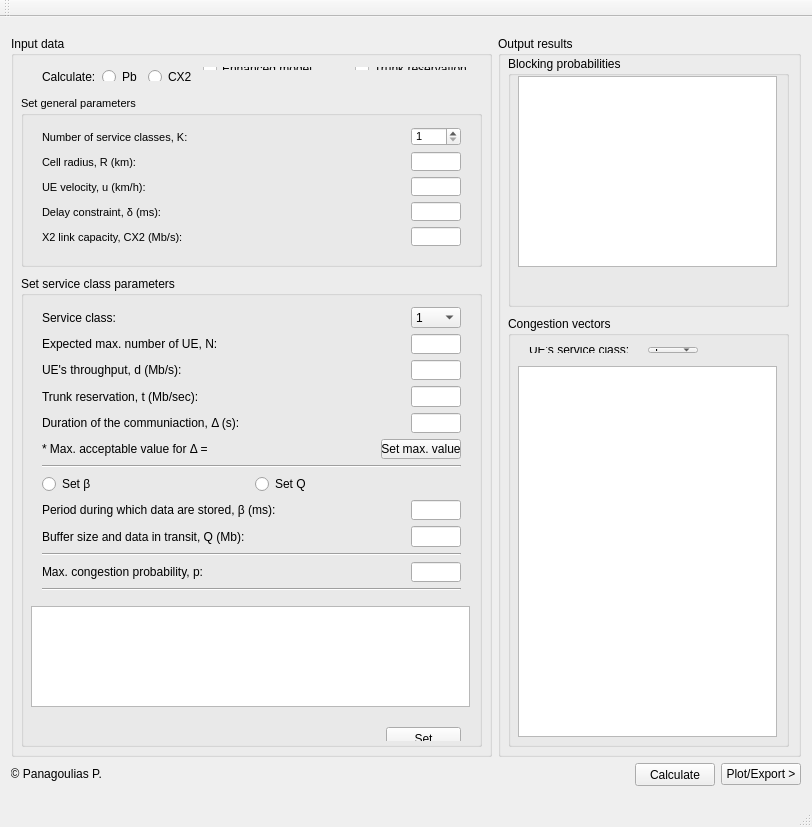
<?xml version="1.0" encoding="UTF-8"?>
<ui version="4.0">
 <class>MainWindow</class>
 <widget class="QMainWindow" name="MainWindow">
  <property name="geometry">
   <rect>
    <x>0</x>
    <y>0</y>
    <width>812</width>
    <height>827</height>
   </rect>
  </property>
  <property name="minimumSize">
   <size>
    <width>500</width>
    <height>0</height>
   </size>
  </property>
  <property name="maximumSize">
   <size>
    <width>812</width>
    <height>827</height>
   </size>
  </property>
  <property name="windowTitle">
   <string>BKR model</string>
  </property>
  <property name="windowIcon">
   <iconset>
    <normaloff>logo.png</normaloff>logo.png</iconset>
  </property>
  <widget class="QWidget" name="centralWidget">
   <layout class="QGridLayout" name="gridLayout_3">
    <item row="0" column="0">
     <widget class="QScrollArea" name="scrollArea">
      <property name="frameShape">
       <enum>QFrame::NoFrame</enum>
      </property>
      <property name="widgetResizable">
       <bool>true</bool>
      </property>
      <widget class="QWidget" name="scrollAreaWidgetContents">
       <property name="geometry">
        <rect>
         <x>0</x>
         <y>0</y>
         <width>794</width>
         <height>756</height>
        </rect>
       </property>
       <layout class="QGridLayout" name="gridLayout_2">
        <property name="leftMargin">
         <number>0</number>
        </property>
        <property name="topMargin">
         <number>0</number>
        </property>
        <property name="rightMargin">
         <number>0</number>
        </property>
        <property name="bottomMargin">
         <number>0</number>
        </property>
        <item row="0" column="0">
         <layout class="QGridLayout" name="gridLayout">
          <item row="0" column="0">
           <widget class="QGroupBox" name="groupBox">
            <property name="minimumSize">
             <size>
              <width>481</width>
              <height>721</height>
             </size>
            </property>
            <property name="maximumSize">
             <size>
              <width>481</width>
              <height>721</height>
             </size>
            </property>
            <property name="font">
             <font>
              <family>MS Shell Dlg 2</family>
              <weight>50</weight>
              <bold>false</bold>
             </font>
            </property>
            <property name="title">
             <string>Input data</string>
            </property>
            <widget class="QGroupBox" name="groupBox_3">
             <property name="geometry">
              <rect>
               <x>10</x>
               <y>240</y>
               <width>461</width>
               <height>471</height>
              </rect>
             </property>
             <property name="minimumSize">
              <size>
               <width>461</width>
               <height>0</height>
              </size>
             </property>
             <property name="maximumSize">
              <size>
               <width>461</width>
               <height>16777215</height>
              </size>
             </property>
             <property name="font">
              <font>
               <family>MS Shell Dlg 2</family>
              </font>
             </property>
             <property name="title">
              <string>Set service class parameters</string>
             </property>
             <widget class="QWidget" name="layoutWidget">
              <property name="geometry">
               <rect>
                <x>10</x>
                <y>20</y>
                <width>441</width>
                <height>306</height>
               </rect>
              </property>
              <layout class="QVBoxLayout" name="verticalLayout">
               <item>
                <layout class="QHBoxLayout" name="horizontalLayout_4">
                 <item>
                  <widget class="QLabel" name="label_14">
                   <property name="font">
                    <font>
                     <weight>50</weight>
                     <bold>false</bold>
                    </font>
                   </property>
                   <property name="text">
                    <string>Service class:</string>
                   </property>
                  </widget>
                 </item>
                 <item>
                  <widget class="QComboBox" name="servClassComboBox">
                   <property name="minimumSize">
                    <size>
                     <width>0</width>
                     <height>0</height>
                    </size>
                   </property>
                   <property name="maximumSize">
                    <size>
                     <width>50</width>
                     <height>16777215</height>
                    </size>
                   </property>
                   <item>
                    <property name="text">
                     <string>1</string>
                    </property>
                   </item>
                  </widget>
                 </item>
                </layout>
               </item>
               <item>
                <layout class="QHBoxLayout" name="horizontalLayout_14">
                 <item>
                  <widget class="QLabel" name="label_16">
                   <property name="minimumSize">
                    <size>
                     <width>0</width>
                     <height>20</height>
                    </size>
                   </property>
                   <property name="maximumSize">
                    <size>
                     <width>16777215</width>
                     <height>16777215</height>
                    </size>
                   </property>
                   <property name="text">
                    <string>Expected max. number of UE, N:</string>
                   </property>
                  </widget>
                 </item>
                 <item>
                  <widget class="QLineEdit" name="nLineEdit">
                   <property name="minimumSize">
                    <size>
                     <width>50</width>
                     <height>0</height>
                    </size>
                   </property>
                   <property name="maximumSize">
                    <size>
                     <width>50</width>
                     <height>16777215</height>
                    </size>
                   </property>
                  </widget>
                 </item>
                </layout>
               </item>
               <item>
                <layout class="QHBoxLayout" name="horizontalLayout_15">
                 <item>
                  <widget class="QLabel" name="label_17">
                   <property name="minimumSize">
                    <size>
                     <width>0</width>
                     <height>20</height>
                    </size>
                   </property>
                   <property name="maximumSize">
                    <size>
                     <width>16777215</width>
                     <height>16777215</height>
                    </size>
                   </property>
                   <property name="text">
                    <string>UE's throughput, d (Mb/s):</string>
                   </property>
                  </widget>
                 </item>
                 <item>
                  <widget class="QLineEdit" name="dUeLineEdit">
                   <property name="minimumSize">
                    <size>
                     <width>50</width>
                     <height>0</height>
                    </size>
                   </property>
                   <property name="maximumSize">
                    <size>
                     <width>50</width>
                     <height>16777215</height>
                    </size>
                   </property>
                  </widget>
                 </item>
                </layout>
               </item>
               <item>
                <layout class="QHBoxLayout" name="horizontalLayout_20">
                 <item>
                  <widget class="QLabel" name="label_20">
                   <property name="minimumSize">
                    <size>
                     <width>0</width>
                     <height>20</height>
                    </size>
                   </property>
                   <property name="maximumSize">
                    <size>
                     <width>16777215</width>
                     <height>16777215</height>
                    </size>
                   </property>
                   <property name="text">
                    <string>Trunk reservation, t (Mb/sec):</string>
                   </property>
                  </widget>
                 </item>
                 <item>
                  <widget class="QLineEdit" name="trunkResLineEdit">
                   <property name="minimumSize">
                    <size>
                     <width>50</width>
                     <height>0</height>
                    </size>
                   </property>
                   <property name="maximumSize">
                    <size>
                     <width>50</width>
                     <height>16777215</height>
                    </size>
                   </property>
                  </widget>
                 </item>
                </layout>
               </item>
               <item>
                <layout class="QHBoxLayout" name="horizontalLayout_3">
                 <item>
                  <widget class="QLabel" name="label_3">
                   <property name="minimumSize">
                    <size>
                     <width>0</width>
                     <height>20</height>
                    </size>
                   </property>
                   <property name="maximumSize">
                    <size>
                     <width>16777215</width>
                     <height>16777215</height>
                    </size>
                   </property>
                   <property name="text">
                    <string>Duration of the communiaction, Δ (s):</string>
                   </property>
                  </widget>
                 </item>
                 <item>
                  <widget class="QLineEdit" name="dComLineEdit">
                   <property name="minimumSize">
                    <size>
                     <width>50</width>
                     <height>0</height>
                    </size>
                   </property>
                   <property name="maximumSize">
                    <size>
                     <width>50</width>
                     <height>16777215</height>
                    </size>
                   </property>
                  </widget>
                 </item>
                </layout>
               </item>
               <item>
                <layout class="QHBoxLayout" name="horizontalLayout_7">
                 <item>
                  <widget class="QLabel" name="label_8">
                   <property name="minimumSize">
                    <size>
                     <width>0</width>
                     <height>20</height>
                    </size>
                   </property>
                   <property name="maximumSize">
                    <size>
                     <width>16777215</width>
                     <height>20</height>
                    </size>
                   </property>
                   <property name="text">
                    <string>* Max. acceptable value for Δ =</string>
                   </property>
                  </widget>
                 </item>
                 <item>
                  <widget class="QLabel" name="maxDResLabel">
                   <property name="minimumSize">
                    <size>
                     <width>0</width>
                     <height>20</height>
                    </size>
                   </property>
                   <property name="maximumSize">
                    <size>
                     <width>16777215</width>
                     <height>20</height>
                    </size>
                   </property>
                   <property name="text">
                    <string/>
                   </property>
                  </widget>
                 </item>
                 <item>
                  <widget class="QPushButton" name="setMaxDurationPushButton">
                   <property name="maximumSize">
                    <size>
                     <width>80</width>
                     <height>16777215</height>
                    </size>
                   </property>
                   <property name="text">
                    <string>Set max. value</string>
                   </property>
                  </widget>
                 </item>
                </layout>
               </item>
               <item>
                <widget class="Line" name="line_2">
                 <property name="orientation">
                  <enum>Qt::Horizontal</enum>
                 </property>
                </widget>
               </item>
               <item>
                <layout class="QHBoxLayout" name="horizontalLayout_8">
                 <item>
                  <widget class="QRadioButton" name="setbRadioButton">
                   <property name="minimumSize">
                    <size>
                     <width>0</width>
                     <height>20</height>
                    </size>
                   </property>
                   <property name="maximumSize">
                    <size>
                     <width>16777215</width>
                     <height>16777215</height>
                    </size>
                   </property>
                   <property name="text">
                    <string>Set β</string>
                   </property>
                   <attribute name="buttonGroup">
                    <string notr="true">buttonGroup_2</string>
                   </attribute>
                  </widget>
                 </item>
                 <item>
                  <widget class="QRadioButton" name="setQdRadioButton">
                   <property name="minimumSize">
                    <size>
                     <width>0</width>
                     <height>20</height>
                    </size>
                   </property>
                   <property name="maximumSize">
                    <size>
                     <width>16777215</width>
                     <height>16777215</height>
                    </size>
                   </property>
                   <property name="text">
                    <string>Set Q</string>
                   </property>
                   <attribute name="buttonGroup">
                    <string notr="true">buttonGroup_2</string>
                   </attribute>
                  </widget>
                 </item>
                </layout>
               </item>
               <item>
                <layout class="QHBoxLayout" name="horizontalLayout_11">
                 <item>
                  <widget class="QLabel" name="label_13">
                   <property name="minimumSize">
                    <size>
                     <width>0</width>
                     <height>20</height>
                    </size>
                   </property>
                   <property name="maximumSize">
                    <size>
                     <width>16777215</width>
                     <height>16777215</height>
                    </size>
                   </property>
                   <property name="text">
                    <string>Period during which data are stored, β (ms):</string>
                   </property>
                  </widget>
                 </item>
                 <item>
                  <widget class="QLineEdit" name="bLineEdit">
                   <property name="minimumSize">
                    <size>
                     <width>50</width>
                     <height>0</height>
                    </size>
                   </property>
                   <property name="maximumSize">
                    <size>
                     <width>50</width>
                     <height>16777215</height>
                    </size>
                   </property>
                  </widget>
                 </item>
                </layout>
               </item>
               <item>
                <layout class="QHBoxLayout" name="horizontalLayout_10">
                 <item>
                  <widget class="QLabel" name="label_12">
                   <property name="minimumSize">
                    <size>
                     <width>0</width>
                     <height>20</height>
                    </size>
                   </property>
                   <property name="maximumSize">
                    <size>
                     <width>16777215</width>
                     <height>16777215</height>
                    </size>
                   </property>
                   <property name="text">
                    <string>Buffer size and data in transit, Q (Mb):</string>
                   </property>
                  </widget>
                 </item>
                 <item>
                  <widget class="QLineEdit" name="qLineEdit">
                   <property name="minimumSize">
                    <size>
                     <width>50</width>
                     <height>0</height>
                    </size>
                   </property>
                   <property name="maximumSize">
                    <size>
                     <width>50</width>
                     <height>16777215</height>
                    </size>
                   </property>
                  </widget>
                 </item>
                </layout>
               </item>
               <item>
                <widget class="Line" name="line">
                 <property name="orientation">
                  <enum>Qt::Horizontal</enum>
                 </property>
                </widget>
               </item>
               <item>
                <layout class="QHBoxLayout" name="horizontalLayout_16">
                 <item>
                  <widget class="QLabel" name="label_18">
                   <property name="minimumSize">
                    <size>
                     <width>0</width>
                     <height>20</height>
                    </size>
                   </property>
                   <property name="maximumSize">
                    <size>
                     <width>16777215</width>
                     <height>16777215</height>
                    </size>
                   </property>
                   <property name="text">
                    <string>Max. congestion probability, p:</string>
                   </property>
                  </widget>
                 </item>
                 <item>
                  <widget class="QLineEdit" name="pCongInputLineEdit">
                   <property name="minimumSize">
                    <size>
                     <width>50</width>
                     <height>0</height>
                    </size>
                   </property>
                   <property name="maximumSize">
                    <size>
                     <width>50</width>
                     <height>16777215</height>
                    </size>
                   </property>
                  </widget>
                 </item>
                </layout>
               </item>
               <item>
                <widget class="Line" name="line_3">
                 <property name="orientation">
                  <enum>Qt::Horizontal</enum>
                 </property>
                </widget>
               </item>
              </layout>
             </widget>
             <widget class="QTableView" name="inputTableView">
              <property name="geometry">
               <rect>
                <x>10</x>
                <y>330</y>
                <width>439</width>
                <height>101</height>
               </rect>
              </property>
              <property name="minimumSize">
               <size>
                <width>379</width>
                <height>0</height>
               </size>
              </property>
              <property name="maximumSize">
               <size>
                <width>439</width>
                <height>16777215</height>
               </size>
              </property>
             </widget>
             <widget class="QWidget" name="layoutWidget">
              <property name="geometry">
               <rect>
                <x>10</x>
                <y>440</y>
                <width>441</width>
                <height>25</height>
               </rect>
              </property>
              <layout class="QHBoxLayout" name="horizontalLayout_19">
               <item>
                <spacer name="horizontalSpacer_2">
                 <property name="orientation">
                  <enum>Qt::Horizontal</enum>
                 </property>
                 <property name="sizeHint" stdset="0">
                  <size>
                   <width>40</width>
                   <height>20</height>
                  </size>
                 </property>
                </spacer>
               </item>
               <item>
                <widget class="QPushButton" name="pushButton">
                 <property name="minimumSize">
                  <size>
                   <width>75</width>
                   <height>23</height>
                  </size>
                 </property>
                 <property name="maximumSize">
                  <size>
                   <width>75</width>
                   <height>23</height>
                  </size>
                 </property>
                 <property name="text">
                  <string>Set</string>
                 </property>
                </widget>
               </item>
              </layout>
             </widget>
            </widget>
            <widget class="QGroupBox" name="groupBox_4">
             <property name="geometry">
              <rect>
               <x>10</x>
               <y>60</y>
               <width>461</width>
               <height>171</height>
              </rect>
             </property>
             <property name="minimumSize">
              <size>
               <width>461</width>
               <height>171</height>
              </size>
             </property>
             <property name="maximumSize">
              <size>
               <width>461</width>
               <height>171</height>
              </size>
             </property>
             <property name="font">
              <font>
               <pointsize>8</pointsize>
               <kerning>true</kerning>
              </font>
             </property>
             <property name="title">
              <string>Set general parameters</string>
             </property>
             <widget class="QWidget" name="layoutWidget">
              <property name="geometry">
               <rect>
                <x>10</x>
                <y>20</y>
                <width>441</width>
                <height>141</height>
               </rect>
              </property>
              <layout class="QVBoxLayout" name="verticalLayout_2">
               <item>
                <layout class="QHBoxLayout" name="horizontalLayout_17">
                 <item>
                  <widget class="QLabel" name="label_19">
                   <property name="minimumSize">
                    <size>
                     <width>0</width>
                     <height>20</height>
                    </size>
                   </property>
                   <property name="maximumSize">
                    <size>
                     <width>16777215</width>
                     <height>16777215</height>
                    </size>
                   </property>
                   <property name="font">
                    <font>
                     <family>Arial</family>
                    </font>
                   </property>
                   <property name="text">
                    <string>Number of service classes, K:</string>
                   </property>
                  </widget>
                 </item>
                 <item>
                  <widget class="QSpinBox" name="cSpinBox">
                   <property name="maximumSize">
                    <size>
                     <width>50</width>
                     <height>16777215</height>
                    </size>
                   </property>
                   <property name="minimum">
                    <number>1</number>
                   </property>
                  </widget>
                 </item>
                </layout>
               </item>
               <item>
                <layout class="QHBoxLayout" name="horizontalLayout">
                 <item>
                  <widget class="QLabel" name="label">
                   <property name="minimumSize">
                    <size>
                     <width>0</width>
                     <height>20</height>
                    </size>
                   </property>
                   <property name="maximumSize">
                    <size>
                     <width>16777215</width>
                     <height>16777215</height>
                    </size>
                   </property>
                   <property name="text">
                    <string>Cell radius, R (km):</string>
                   </property>
                  </widget>
                 </item>
                 <item>
                  <widget class="QLineEdit" name="rLineEdit">
                   <property name="minimumSize">
                    <size>
                     <width>50</width>
                     <height>0</height>
                    </size>
                   </property>
                   <property name="maximumSize">
                    <size>
                     <width>50</width>
                     <height>16777215</height>
                    </size>
                   </property>
                  </widget>
                 </item>
                </layout>
               </item>
               <item>
                <layout class="QHBoxLayout" name="horizontalLayout_2">
                 <item>
                  <widget class="QLabel" name="label_2">
                   <property name="minimumSize">
                    <size>
                     <width>0</width>
                     <height>20</height>
                    </size>
                   </property>
                   <property name="maximumSize">
                    <size>
                     <width>16777215</width>
                     <height>16777215</height>
                    </size>
                   </property>
                   <property name="text">
                    <string>UE velocity, u (km/h):</string>
                   </property>
                  </widget>
                 </item>
                 <item>
                  <widget class="QLineEdit" name="uLineEdit">
                   <property name="minimumSize">
                    <size>
                     <width>50</width>
                     <height>0</height>
                    </size>
                   </property>
                   <property name="maximumSize">
                    <size>
                     <width>50</width>
                     <height>16777215</height>
                    </size>
                   </property>
                  </widget>
                 </item>
                </layout>
               </item>
               <item>
                <layout class="QHBoxLayout" name="horizontalLayout_9">
                 <item>
                  <widget class="QLabel" name="label_11">
                   <property name="minimumSize">
                    <size>
                     <width>0</width>
                     <height>20</height>
                    </size>
                   </property>
                   <property name="maximumSize">
                    <size>
                     <width>16777215</width>
                     <height>16777215</height>
                    </size>
                   </property>
                   <property name="text">
                    <string>Delay constraint, δ (ms):</string>
                   </property>
                  </widget>
                 </item>
                 <item>
                  <widget class="QLineEdit" name="delayLineEdit">
                   <property name="minimumSize">
                    <size>
                     <width>50</width>
                     <height>0</height>
                    </size>
                   </property>
                   <property name="maximumSize">
                    <size>
                     <width>50</width>
                     <height>16777215</height>
                    </size>
                   </property>
                  </widget>
                 </item>
                </layout>
               </item>
               <item>
                <layout class="QHBoxLayout" name="horizontalLayout_18">
                 <item>
                  <widget class="QLabel" name="label_21">
                   <property name="minimumSize">
                    <size>
                     <width>0</width>
                     <height>20</height>
                    </size>
                   </property>
                   <property name="maximumSize">
                    <size>
                     <width>16777215</width>
                     <height>16777215</height>
                    </size>
                   </property>
                   <property name="text">
                    <string>X2 link capacity, CX2 (Mb/s):</string>
                   </property>
                  </widget>
                 </item>
                 <item>
                  <widget class="QLineEdit" name="cX2LineEdit">
                   <property name="minimumSize">
                    <size>
                     <width>50</width>
                     <height>0</height>
                    </size>
                   </property>
                   <property name="maximumSize">
                    <size>
                     <width>50</width>
                     <height>16777215</height>
                    </size>
                   </property>
                  </widget>
                 </item>
                </layout>
               </item>
              </layout>
             </widget>
            </widget>
            <widget class="QWidget" name="layoutWidget_5">
             <property name="geometry">
              <rect>
               <x>20</x>
               <y>20</y>
               <width>451</width>
               <height>25</height>
              </rect>
             </property>
             <layout class="QHBoxLayout" name="horizontalLayout_13">
              <item>
               <widget class="QLabel" name="label_15">
                <property name="minimumSize">
                 <size>
                  <width>0</width>
                  <height>20</height>
                 </size>
                </property>
                <property name="text">
                 <string>Calculate:</string>
                </property>
               </widget>
              </item>
              <item>
               <widget class="QRadioButton" name="pbRadioButton">
                <property name="minimumSize">
                 <size>
                  <width>0</width>
                  <height>20</height>
                 </size>
                </property>
                <property name="maximumSize">
                 <size>
                  <width>16777215</width>
                  <height>16777215</height>
                 </size>
                </property>
                <property name="text">
                 <string>Pb</string>
                </property>
                <attribute name="buttonGroup">
                 <string notr="true">buttonGroup_3</string>
                </attribute>
               </widget>
              </item>
              <item>
               <widget class="QRadioButton" name="cx2RadioButton">
                <property name="minimumSize">
                 <size>
                  <width>0</width>
                  <height>20</height>
                 </size>
                </property>
                <property name="text">
                 <string>CX2</string>
                </property>
                <attribute name="buttonGroup">
                 <string notr="true">buttonGroup_3</string>
                </attribute>
               </widget>
              </item>
              <item>
               <widget class="QCheckBox" name="enhModelCheckBox">
                <property name="text">
                 <string>Enhanced model</string>
                </property>
               </widget>
              </item>
              <item>
               <spacer name="horizontalSpacer_3">
                <property name="orientation">
                 <enum>Qt::Horizontal</enum>
                </property>
                <property name="sizeType">
                 <enum>QSizePolicy::Fixed</enum>
                </property>
                <property name="sizeHint" stdset="0">
                 <size>
                  <width>30</width>
                  <height>20</height>
                 </size>
                </property>
               </spacer>
              </item>
              <item>
               <widget class="QCheckBox" name="trunkResCheckBox">
                <property name="text">
                 <string>Trunk reservation</string>
                </property>
               </widget>
              </item>
             </layout>
            </widget>
           </widget>
          </item>
          <item row="0" column="1">
           <widget class="QGroupBox" name="groupBox_6">
            <property name="minimumSize">
             <size>
              <width>301</width>
              <height>721</height>
             </size>
            </property>
            <property name="maximumSize">
             <size>
              <width>16777215</width>
              <height>721</height>
             </size>
            </property>
            <property name="title">
             <string>Output results</string>
            </property>
            <widget class="QGroupBox" name="groupBox_2">
             <property name="geometry">
              <rect>
               <x>10</x>
               <y>20</y>
               <width>281</width>
               <height>251</height>
              </rect>
             </property>
             <property name="minimumSize">
              <size>
               <width>0</width>
               <height>251</height>
              </size>
             </property>
             <property name="maximumSize">
              <size>
               <width>281</width>
               <height>251</height>
              </size>
             </property>
             <property name="title">
              <string>Blocking probabilities</string>
             </property>
             <widget class="QTableView" name="congProbTableView">
              <property name="geometry">
               <rect>
                <x>10</x>
                <y>20</y>
                <width>259</width>
                <height>191</height>
               </rect>
              </property>
             </widget>
             <widget class="QWidget" name="layoutWidget">
              <property name="geometry">
               <rect>
                <x>10</x>
                <y>220</y>
                <width>171</width>
                <height>20</height>
               </rect>
              </property>
              <layout class="QHBoxLayout" name="horizontalLayout_12">
               <item>
                <widget class="QLabel" name="label_5">
                 <property name="text">
                  <string>CX2:</string>
                 </property>
                </widget>
               </item>
               <item>
                <widget class="QLabel" name="cX2OutLabel">
                 <property name="text">
                  <string/>
                 </property>
                </widget>
               </item>
              </layout>
             </widget>
            </widget>
            <widget class="QGroupBox" name="groupBox_5">
             <property name="geometry">
              <rect>
               <x>10</x>
               <y>280</y>
               <width>281</width>
               <height>431</height>
              </rect>
             </property>
             <property name="minimumSize">
              <size>
               <width>0</width>
               <height>0</height>
              </size>
             </property>
             <property name="maximumSize">
              <size>
               <width>281</width>
               <height>16777215</height>
              </size>
             </property>
             <property name="title">
              <string>Congestion vectors</string>
             </property>
             <widget class="QTableView" name="congVectorsTableView">
              <property name="geometry">
               <rect>
                <x>10</x>
                <y>50</y>
                <width>259</width>
                <height>371</height>
               </rect>
              </property>
             </widget>
             <widget class="QWidget" name="layoutWidget">
              <property name="geometry">
               <rect>
                <x>10</x>
                <y>20</y>
                <width>191</width>
                <height>28</height>
               </rect>
              </property>
              <layout class="QHBoxLayout" name="horizontalLayout_5">
               <item>
                <widget class="QLabel" name="label_4">
                 <property name="text">
                  <string>UE's service class:</string>
                 </property>
                </widget>
               </item>
               <item>
                <widget class="QComboBox" name="userServClassComboBox">
                 <property name="minimumSize">
                  <size>
                   <width>50</width>
                   <height>0</height>
                  </size>
                 </property>
                 <property name="maximumSize">
                  <size>
                   <width>50</width>
                   <height>16777215</height>
                  </size>
                 </property>
                 <item>
                  <property name="text">
                   <string>1</string>
                  </property>
                 </item>
                </widget>
               </item>
              </layout>
             </widget>
            </widget>
           </widget>
          </item>
          <item row="1" column="0" colspan="2">
           <layout class="QHBoxLayout" name="horizontalLayout_6">
            <item>
             <widget class="QLabel" name="label_6">
              <property name="minimumSize">
               <size>
                <width>91</width>
                <height>16</height>
               </size>
              </property>
              <property name="maximumSize">
               <size>
                <width>91</width>
                <height>16</height>
               </size>
              </property>
              <property name="text">
               <string>© Panagoulias P.</string>
              </property>
              <property name="alignment">
               <set>Qt::AlignRight|Qt::AlignTrailing|Qt::AlignVCenter</set>
              </property>
             </widget>
            </item>
            <item>
             <spacer name="horizontalSpacer">
              <property name="orientation">
               <enum>Qt::Horizontal</enum>
              </property>
              <property name="sizeHint" stdset="0">
               <size>
                <width>40</width>
                <height>20</height>
               </size>
              </property>
             </spacer>
            </item>
            <item>
             <widget class="QPushButton" name="calculatePushButton">
              <property name="minimumSize">
               <size>
                <width>0</width>
                <height>23</height>
               </size>
              </property>
              <property name="maximumSize">
               <size>
                <width>16777215</width>
                <height>23</height>
               </size>
              </property>
              <property name="text">
               <string>Calculate</string>
              </property>
             </widget>
            </item>
            <item>
             <widget class="QPushButton" name="plotExportPushButton">
              <property name="text">
               <string>Plot/Export &gt;</string>
              </property>
             </widget>
            </item>
           </layout>
          </item>
         </layout>
        </item>
       </layout>
      </widget>
     </widget>
    </item>
   </layout>
  </widget>
  <widget class="QMenuBar" name="menuBar">
   <property name="geometry">
    <rect>
     <x>0</x>
     <y>0</y>
     <width>812</width>
     <height>21</height>
    </rect>
   </property>
  </widget>
  <widget class="QToolBar" name="mainToolBar">
   <attribute name="toolBarArea">
    <enum>TopToolBarArea</enum>
   </attribute>
   <attribute name="toolBarBreak">
    <bool>false</bool>
   </attribute>
  </widget>
  <widget class="QStatusBar" name="statusBar"/>
 </widget>
 <layoutdefault spacing="6" margin="11"/>
 <resources/>
 <connections/>
 <buttongroups>
  <buttongroup name="buttonGroup_3"/>
  <buttongroup name="buttonGroup_2"/>
 </buttongroups>
</ui>
